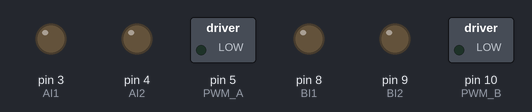
Simulated run of this sketch. Board: Arduino Uno, built with avr-gcc and run on an emulated ATmega328P. On the bench: switched loads named in the sketch (green lamp = pin HIGH), output pins drawn as LEDs (lit = HIGH).

Above: at 0.05 s.
At 2.95 s:
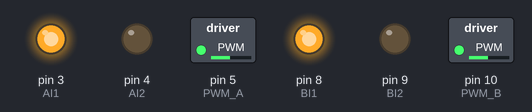
At 7.95 s:
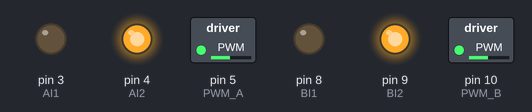
Timing chart, 0 to 16.9 s (numbered marks = the images above):
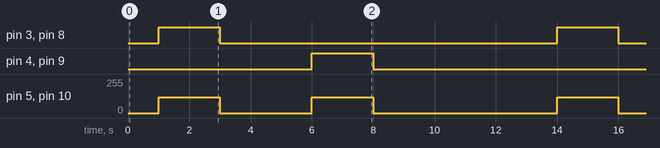

The sketch:

moto.ino
```cpp
const int AI2 = 4;     // Motor A
const int AI1 = 3;
const int PWM_A = 5;

const int BI2 = 9;    // Motor B
const int BI1 = 8;
const int PWM_B = 10;

void setup()
{
  pinMode(AI2, OUTPUT);
  pinMode(AI1, OUTPUT);
  pinMode(PWM_A, OUTPUT);
  pinMode(BI2, OUTPUT);
  pinMode(BI1, OUTPUT);
  pinMode(PWM_B, OUTPUT);
}

void loop()
{

 delay(1000);

  digitalWrite(AI2, LOW);
  digitalWrite(AI1, HIGH);
  analogWrite(PWM_A, 120);
  digitalWrite(BI2, LOW);
  digitalWrite(BI1, HIGH);
  analogWrite(PWM_B, 120);
  delay(2000);


  digitalWrite(AI2, LOW);
  digitalWrite(AI1, LOW);
  analogWrite(PWM_A, 0);
  digitalWrite(BI2, LOW);
  digitalWrite(BI1, LOW);
  analogWrite(PWM_B, 0);
  delay(3000);

  digitalWrite(AI2, HIGH);
  digitalWrite(AI1, LOW);
  analogWrite(PWM_A, 120);
  digitalWrite(BI2, HIGH);
  digitalWrite(BI1, LOW);
  analogWrite(PWM_B, 120);
  delay(2000);

  digitalWrite(AI2, LOW);
  digitalWrite(AI1, LOW);
  analogWrite(PWM_A, 0);
  digitalWrite(BI2, LOW);
  digitalWrite(BI1, LOW);
  analogWrite(PWM_B, 0);
  delay(5000);


}
```

Measured:
- by itself, pin 3 (AI1), pin 4 (AI2), pin 8 (BI1), pin 9 (BI2): alternates HIGH for 2.0 s and LOW for 11.0 s
- by itself, pin 5 (PWM_A), pin 10 (PWM_B): repeats every 13.0 s: 0/255 3.0 s, 120/255 2.0 s, 0/255 6.0 s, 120/255 2.0 s
